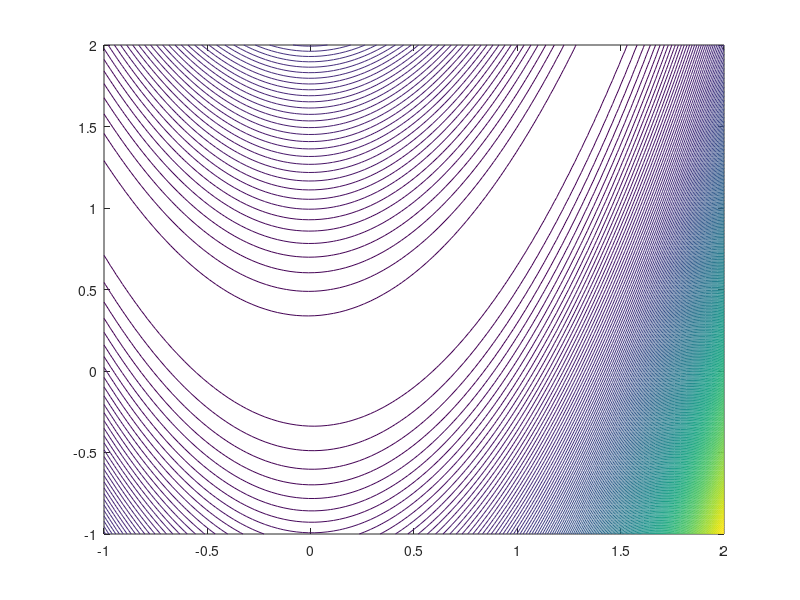

Source code (MATLAB):
function W = steepestDescent(E,W,param)
% Inputs:
%     E  - function that provides value and gradient
%     W  - starting guess
%  param - struct with parameters

if nargin==0
   E = @Rosenbrock;
   W = [4;2];
   param = struct('maxIter',10000,'maxStep',1);
   W = feval(mfilename,E,W,param);
   
   fprintf('numerical solution: W = [%1.4f, %1.4f]\n',W);
   
   [X,Y] = ndgrid(linspace(-1,2,101));
   Eval = reshape(E([X(:),Y(:)]'),size(X));
   figure; 
   contour(X,Y,Eval,200);
   return
end

mu        = param.maxStep; % max step size
maxIter   = param.maxIter; % max number of iterations

for i=1:maxIter
    % your code here
end

   

function [f,df,d2f] = Rosenbrock(x)
x = reshape(x,2,[]);
f = (1-x(1,:)).^2 + 100*(x(2,:) - (x(1,:)).^2).^2;

if nargout>1 && size(x,2)==1
    df = [2*(x(1)-1) - 400*x(1)*(x(2)-(x(1))^2); ...
        200*(x(2) - (x(1))^2)];
end

if nargout>2 && size(x,2)==1
    n= 2;
    d2f=zeros(n);
    d2f(1,1)=400*(3*x(1)^2-x(2))+2; d2f(1,2)=-400*x(1);
    for j=2:n-1
        d2f(j,j-1)=-400*x(j-1);
        d2f(j,j)=200+400*(3*x(j)^2-x(j+1))+2;
        d2f(j,j+1)=-400*x(j);
    end
    d2f(n,n-1)=-400*x(n-1); d2f(n,n)=200;
end